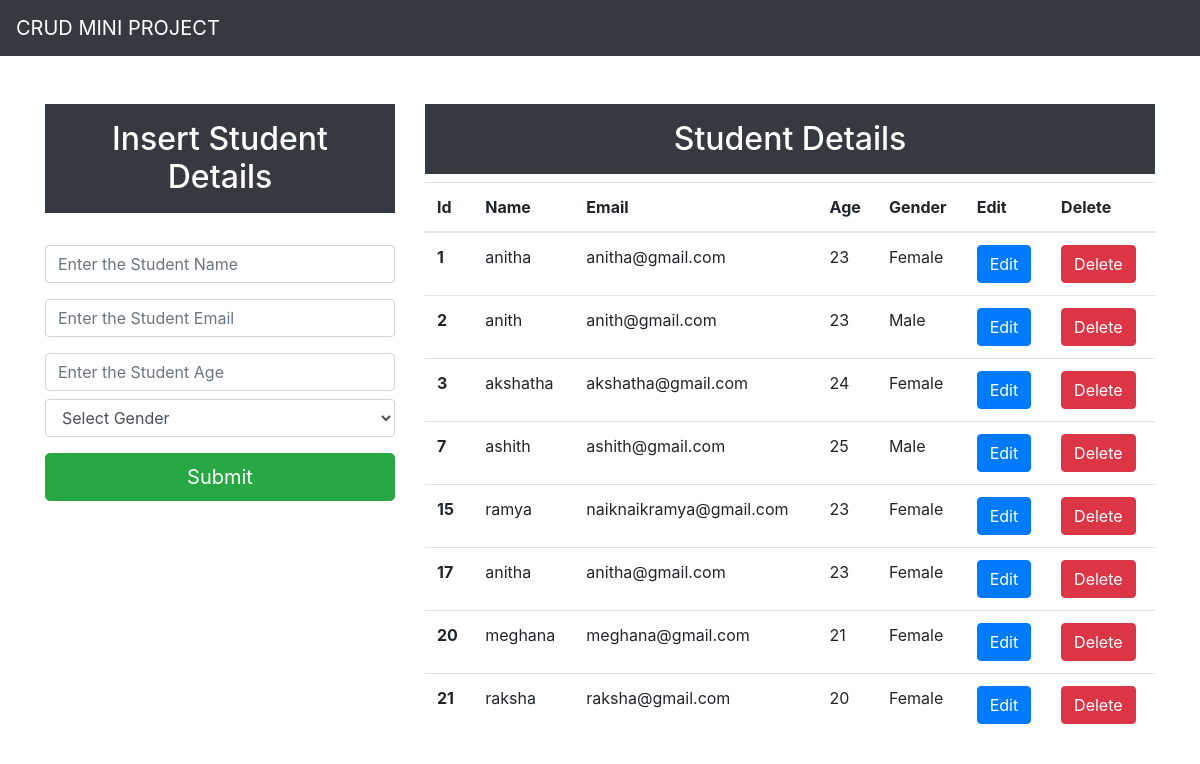
The page / on the database its author committed.
### app/models.py (models this page shows, shortened)
class Student(models.Model):
    name=models.CharField(max_length=25,blank=False,null=False)
    email=models.EmailField()
    age=models.IntegerField()
    gender=models.CharField(max_length=25,blank=False,null=False)

### app/views.py (the view)
# urls.py: path('', views.index, name='index'),
def index(request):
    data = Student.objects.all()
    context = {"data": data}
    return render(request, "index.html", context)

### templates/index.html (shortened to what this page needs)
<!DOCTYPE html>
<html lang="en">
<head>
    <link rel="stylesheet" href="https://cdn.jsdelivr.net/npm/bootstrap@4.0.0/dist/css/bootstrap.min.css" />
</head>
<body>
    <nav class="navbar navbar-expand-lg navbar-dark bg-dark">
        <div class="container-md text-center">
            <a class="navbar-brand" href="#"> CRUD MINI PROJECT</a>
        </div>
    </nav>
    <div class="container mt-5">
        <div class="row">
            <div class="col-md-4">
                <h2 class="text-white bg-dark text-center p-3">
                    Insert Student Details
                </h2>
                <br />
                <form action="/insert/" method="post">
                    <div class="form-group">
                        <input type="text" class="form-control" placeholder="Enter the Student Name" name="name" required />
                    </div>
                    <div class="form-group">
                        <input type="email" class="form-control mt-2" placeholder="Enter the Student Email" name="email" required />
                    </div>
                    <div class="form-group">
                        <input type="number" class="form-control mt-2" placeholder="Enter the Student Age" name="age" required />
                        <div class="form-group">
                            <select id="gender" class="form-control mt-2" name="gender" required>
                                <option selected>Select Gender</option>
                            </select>
                        </div>
                    </div>
                    <button type="submit" class="btn btn-success btn-lg btn-block">
                        Submit
                    </button>
                </form>
            </div>
            <div class="col-md-8">
              <h2 class="text-center text-white bg-dark p-3">Student Details</h2>
              <table class="table">
                <thead>
                  <tr>
                    <th scope="col">Id</th>
                    <th scope="col">Name</th>
                    <th scope="col">Email</th>
                    <th scope="col">Age</th>
                    <th scope="col">Gender</th>
                    <th scope="col">Edit</th>
                    <th scope="col">Delete</th>
                  </tr>
                </thead>
                <tbody>
                {% for d in data %}
                  <tr>
                    <th scope="row">{{d.id}}</th>
                    <td>{{d.name}}</td>
                    <td>{{d.email}}</td>
                    <td>{{d.age}}</td>
                    <td>{{d.gender}}</td>
                    <td><a type="button" href="{% url 'updateData' d.id %}" class="btn btn-primary">Edit</a></td>
                    <td><a type="button" href="{% url 'deleteData' d.id %}" class="btn btn-danger">Delete</a></td>
                  </tr>
                {% endfor %}
                </tbody>
              </table>
            </div>
        </div>
    </div>
</body>
</html>

### rows shown on the page
Student: id "1", name "anitha", email "anitha@gmail.com", age "23", gender "Female"
Student: id "2", name "anith", email "anith@gmail.com", age "23", gender "Male"
Student: id "3", name "akshatha", email "akshatha@gmail.com", age "24", gender "Female"
Student: id "7", name "ashith", email "ashith@gmail.com", age "25", gender "Male"
Student: id "15", name "ramya", email "naiknaikramya@gmail.com", age "23", gender "Female"
Student: id "17", name "anitha", email "anitha@gmail.com", age "23", gender "Female"
Student: id "20", name "meghana", email "meghana@gmail.com", age "21", gender "Female"
Student: id "21", name "raksha", email "raksha@gmail.com", age "20", gender "Female"
